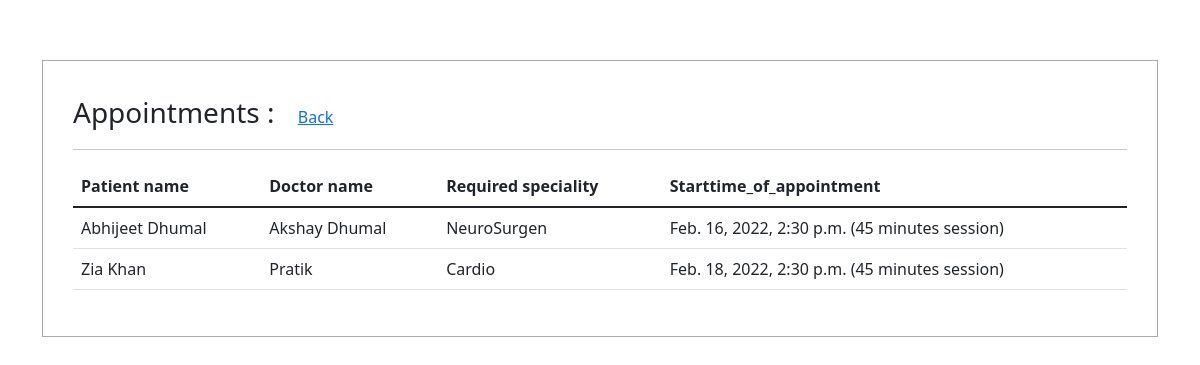
The page /appointments/ (signed in) on the database its author committed.
### form/models.py (models this page shows, shortened)
class Appointment(models.Model):
    doctor = models.ForeignKey(Doctor, null=True, on_delete= models.CASCADE)
    patient = models.ForeignKey(Patient, null=True, on_delete= models.CASCADE)
    speciality=models.CharField("Required speciality ", max_length=50, blank=True)
    Starttime_of_appointment=models.DateTimeField("Start-time of appointment ", max_length=50, blank=True)

class Patient(models.Model):
    user = models.OneToOneField(User, null=True, on_delete= models.CASCADE)
    name = models.CharField("Name", max_length=50, blank=True)
    role = models.CharField("Role", max_length=50,default="Patient", blank=True)
    phone = models.CharField(max_length=200, null=True)
    date_created = models.DateTimeField(auto_now_add=True, null=True)
    image = models.ImageField(upload_to='images/patient/',null=True, blank=True)
    address_line1=city = models.CharField("Address_Line1", max_length=100, blank=True)
    city = models.CharField("City", max_length=50, blank=True)
    state = models.CharField("State", max_length=50, blank=True)
    country = models.CharField("Country", max_length=50, blank=True)
    pincode = models.CharField("Pincode", max_length=50, blank=True)
    def __str__(self):
        if self.name==None:
            return "ERROR-PATIENT NAME IS NULL"
        return self.name

class Doctor(models.Model):
    user = models.OneToOneField(User, null=True, on_delete= models.CASCADE)
    name = models.CharField("Name", max_length=50, blank=True)
    role = models.CharField("Role", max_length=50,default="Doctor", blank=True)
    phone = models.CharField(max_length=200, null=True)
    date_created = models.DateTimeField(auto_now_add=True, null=True)
    image = models.ImageField(upload_to='images/doctor/',null=True, blank=True)
    address_line1=city = models.CharField("Address_Line1", max_length=100, blank=True)
    city = models.CharField("City", max_length=50, blank=True)
    state = models.CharField("State", max_length=50, blank=True)
    country = models.CharField("Country", max_length=50, blank=True)
    pincode = models.CharField("Pincode", max_length=50, blank=True)
    def __str__(self):
        if self.name==None:
            return "ERROR-PATIENT NAME IS NULL"
        return self.name

### form/decorators.py (the view)
        def wrapper_func(request,*args,**kwargs):
            group = None
            if request.user.groups.exists():
                group = request.user.groups.all()[0].name
            if group in allowed_roles:
                print('working',allowed_roles)
                return view_func(request,*args,**kwargs)
            else:
                return HttpResponse('<h3>you are not authorized to view this page !!!</h3>')

### form/views.py (called while the page is built)
@login_required
@allowed_users(allowed_roles=['admin','doctor','patient'])
def appointments(request):
    current_user=request.user
    appointment_details=Appointment.objects.all()
    context={'current_user':current_user,"appointment_details":appointment_details}
    return render(request,"form/appointments.html",context)

### form/templates/form/appointments.html (shortened to what this page needs)
<!doctype html>
<html lang="en">
<head>
    <link href="https://cdn.jsdelivr.net/npm/bootstrap@5.1.3/dist/css/bootstrap.min.css" rel="stylesheet"
>
</head>
<body>
    <div class="container" style="justify-content: center;align-items: center;margin-top: 5%;">
        <div class="container col-md-12" style="padding:30px;border:1px solid #aaa;margin-top: 10px;">
            <span style="font-size:28px;">Appointments : </span><a class="mx-3" href="{% url 'patientusernames' %}">Back</a>
            <hr>
            <table class="table">
                <thead>
                    <tr>
                        <th scope="col">Patient name</th>
                        <th scope="col">Doctor name</th>
                        <th scope="col">Required speciality</th>
                        <th scope="col">Starttime_of_appointment</th>
                    </tr>
                </thead>
                <tbody>
                    {% for detail in appointment_details %}
                    <tr>
                        <td>{{detail.patient}}</td>
                        <td>{{detail.doctor}}</td>
                        <td>{{detail.speciality}}</td>
                        <td>{{detail.Starttime_of_appointment}} (45 minutes session)</td>
                    </tr>
                    {% endfor %}
                </tbody>
            </table>
        </div>
    </div>
</body>
</html>

### rows shown on the page
Appointment: patient "Abhijeet Dhumal", doctor "Akshay Dhumal", speciality "NeuroSurgen", Starttime_of_appointment "Feb. 16, 2022, 2:30 p.m."
Appointment: patient "Zia Khan", doctor "Pratik", speciality "Cardio", Starttime_of_appointment "Feb. 18, 2022, 2:30 p.m."
